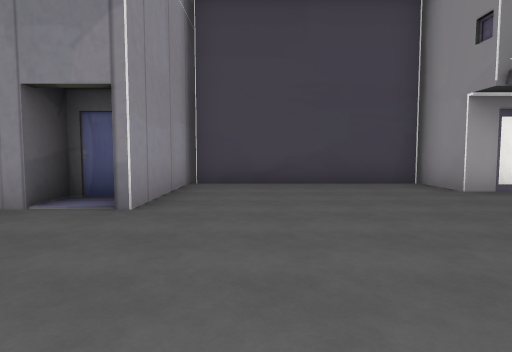
[1] (above)

22 first-person views from a walk through a scene from a Unity 3-D project. The camera is 1.4 m above the floor, tilts 4° down and sees 75° across. The floor is counted in squares, 2 m on a side. Each view is taken from the middle of a square. On the plan, view 1 faces up. The plan holds only what a view shows up to about 10 squares ahead; the rest is blank. The place goes on beyond the plan. Some surface patterns are stand-ins.

[2]
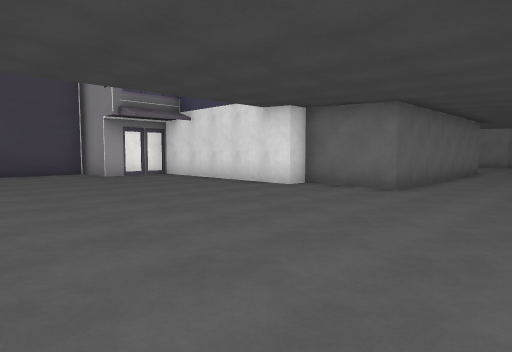

[3]
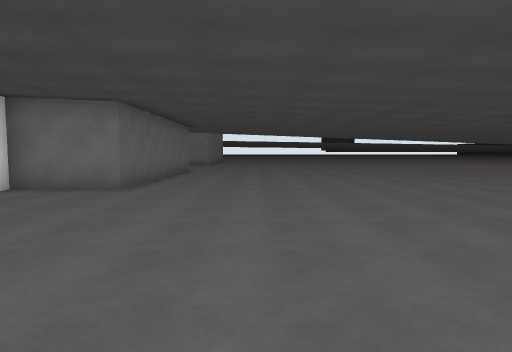

[4]
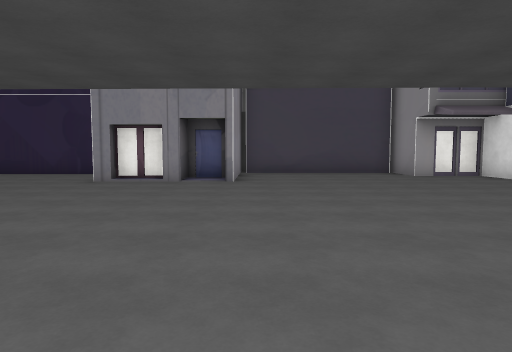

[5]
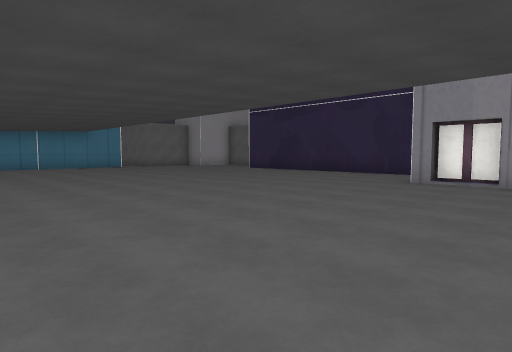

[6]
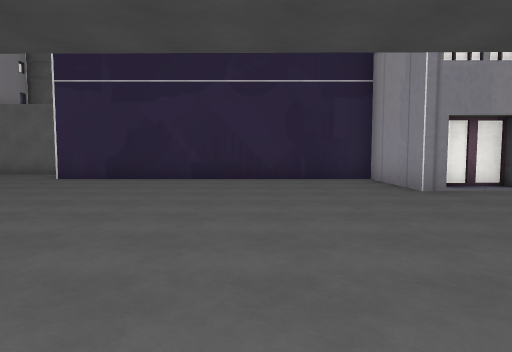

[7]
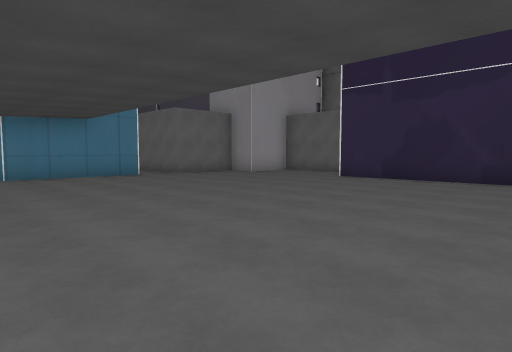

[8]
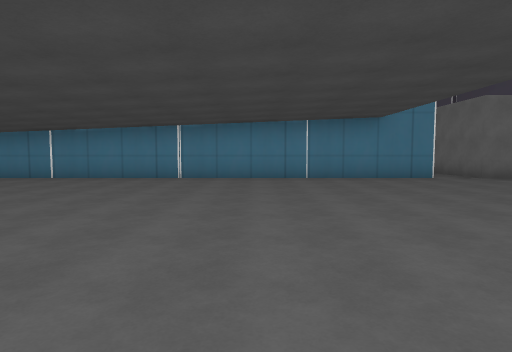

[9]
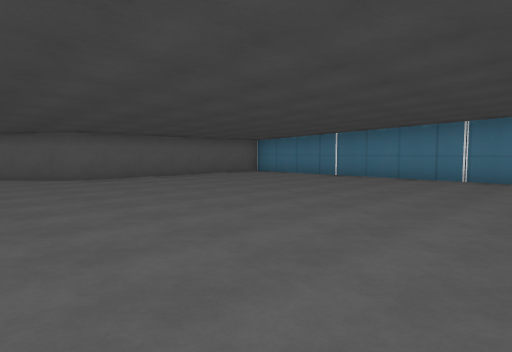

[10]
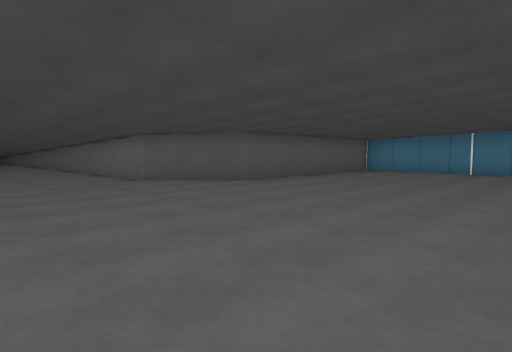

[11]
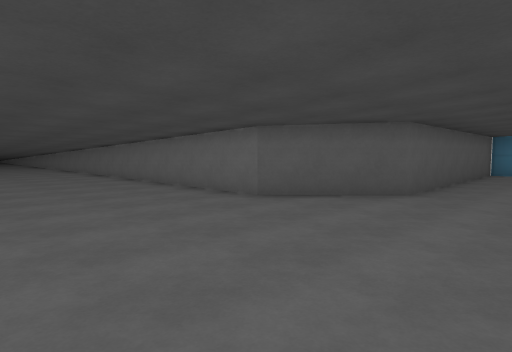

[12]
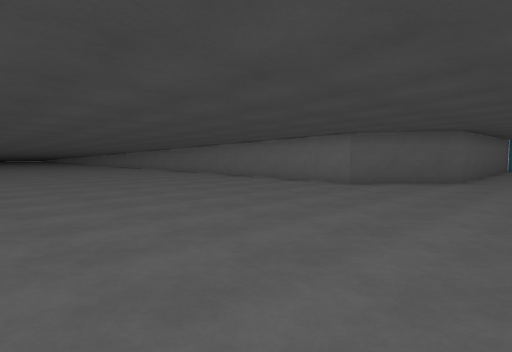

[13]
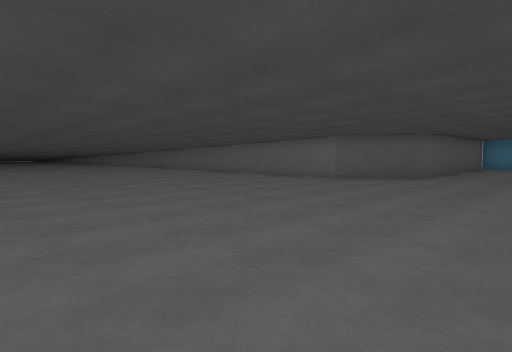

[14]
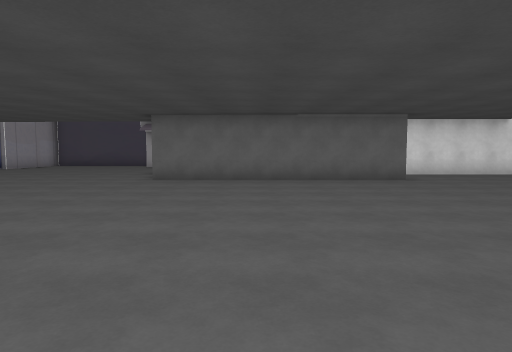

[15]
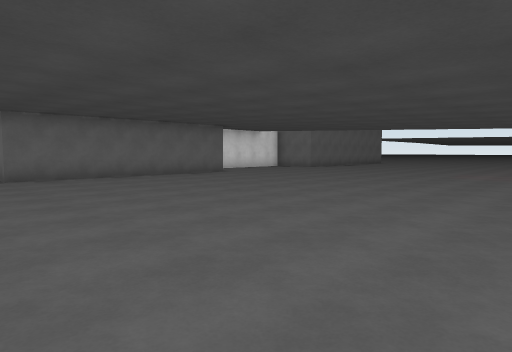

[16]
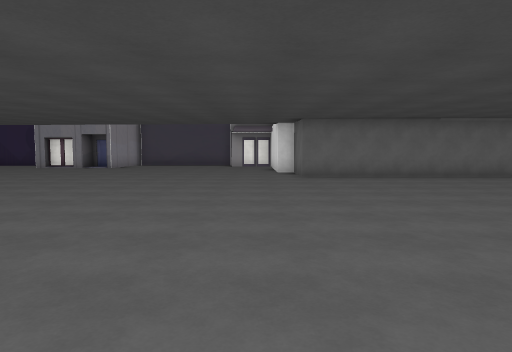

[17]
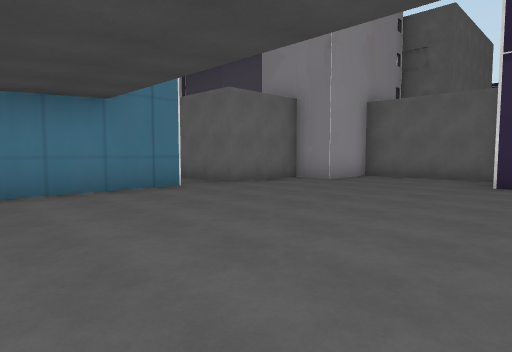

[18]
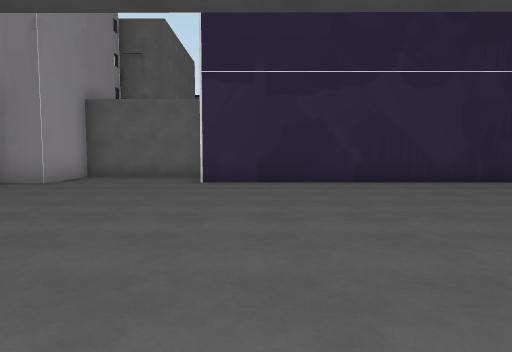

[19]
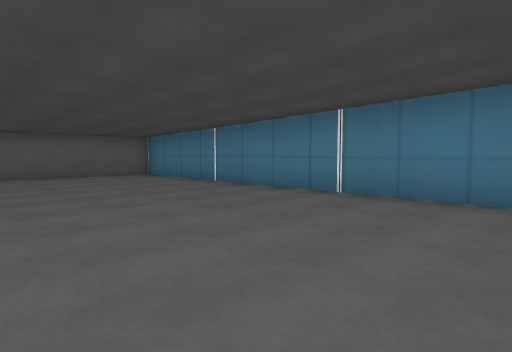

[20]
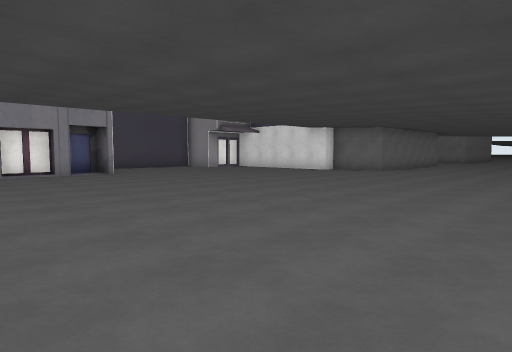

[21]
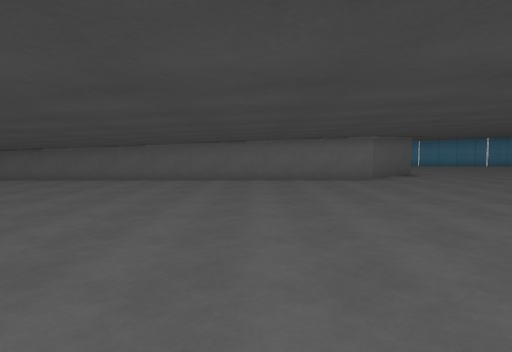

[22]
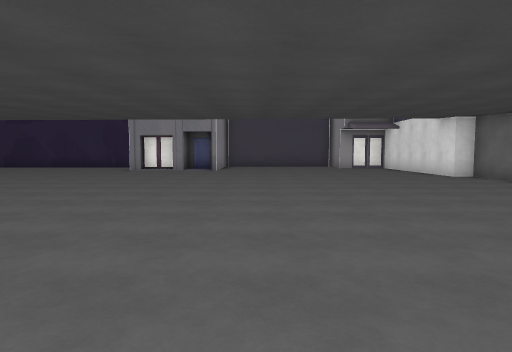

### Floor plan
Key: @ floor where view 1 was taken; # wall or solid block; . floor; B building.
Columns run from 19 left of view 1 to 14 right of it. Each row starts with its distance up from view 1.
  9   ####           #
  8   #...           #B#####
  7  ##...#########  #.....#
  6  #............# ##.....###
  5  #............###B.......#
  4 ##..............##.......#
  3 B........................#
  2  B.......................#
  1  B.......................##
  0  B.................@......#
 -1  B........................#######.
 -2  #................................
 -3  #................................
 -4  #.........  .....................
 -5  B...............................
 -6  B................................
 -7  B................................
 -8  #................................
 -9  B................ .  ............
-10  B................     ...........
-11  #######..........      ......
-12        ##.........
-13         ##.......
-14          #.......
-15          #........
-16          #.........
-17          #........
-18          #.......
-19          #......
-20          #......
-21          #
-22          #
-23          #

Positions as (right, up) in squares from view 1, and headings:
1: (0, 0), facing up
2: (0, -4), facing up-right
3: (0, -4), facing right
4: (-1, -4), facing up
5: (-2, -4), facing up-left
6: (-8, -2), facing up
7: (-8, -2), facing up-left
8: (-9, -2), facing left
9: (-9, -2), facing down-left
10: (-6, -5), facing down-left
11: (-6, -9), facing down-left
12: (-3, -9), facing down-left
13: (-2, -8), facing down-left
14: (9, -10), facing up
15: (5, -11), facing up-right
16: (5, -11), facing up
17: (-12, -1), facing up-left
18: (-12, -1), facing up
19: (-13, -1), facing down-left
20: (-6, -7), facing up-right
21: (-1, -16), facing left
22: (0, -9), facing up
